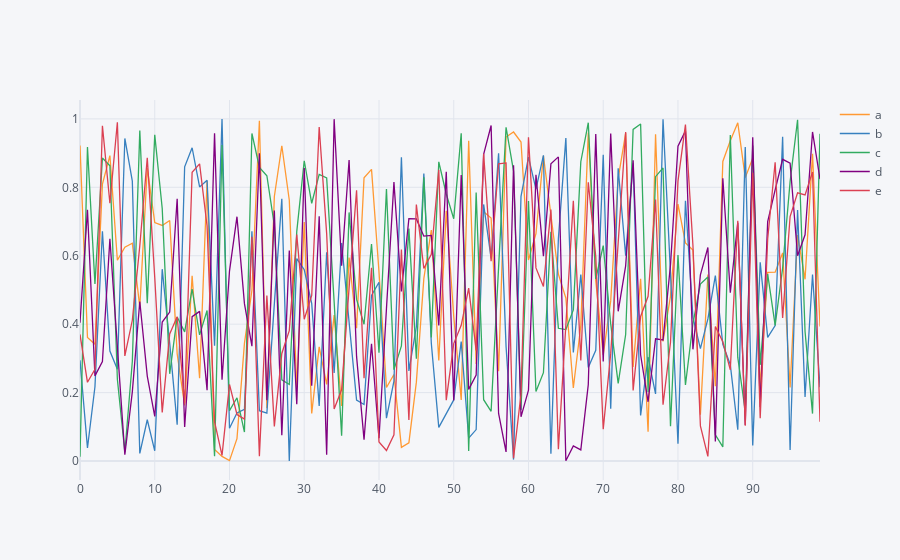

The notebook cell this image was saved under:
### Code cell
df11.iplot(kind='scatter')
